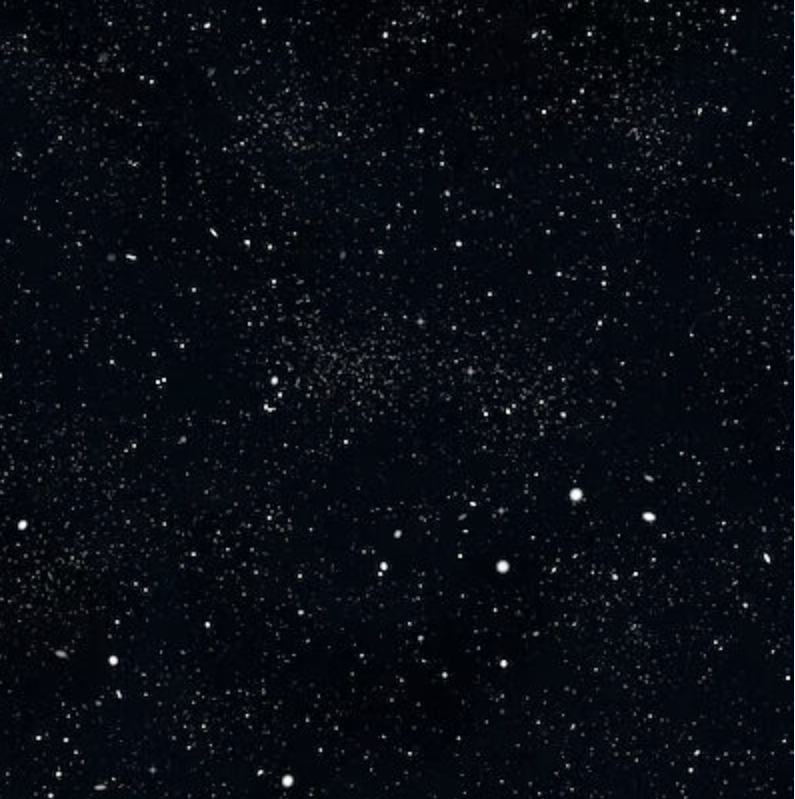
#> input picture FOND_CIEL.png, 795 x 799 px
$ python ANIM_2D.py
#> lines starting #> are read from the running program, lines starting #| are printed output that depends on the picture
### RESOL_2D.py
import numpy as np
import random
from scipy.integrate import solve_ivp

##################################### Donéees####################################
# constante gravitationnelle adaptée aux ua et aux années
G = ((6.67428E-11)*(1/149597870700)**3)*(365.25*24*3600)**(2)

# distance résiduelles (pour éviter de diviser par 0)
e = 1E-2
#################################################################################

# Système différentiel à résoudre


def syst_diff(t, Veck, Nb_corps, Mass_corps):
    """int,list,int,int list-> float np.array
    transforme position et vitesse en vitesse et accélération
    application des lois fondamentales de la physique"""
    # Yk correspond aux positions à l'instant k sous la forme [pos masse 1, pos masse 2,vitesse masse 1, vitesse masse 2]
    vitesse = [Veck[i] for i in range(2*Nb_corps, 4*Nb_corps)]
    acceleration = []
    # acceleration = [0 for _ in range(2*N)]
    # X1, Y1, X2, Y2 = [Yk[i] for i in range(2*N)]
    for i in range(Nb_corps):
        ax = 0
        ay = 0
        for j in range(Nb_corps):
            if j != i:
                projx = Veck[2*i]-Veck[2*j]
                projy = Veck[2*i+1]-Veck[2*j+1]
                dist = ((Veck[2*j]-Veck[2*i])**2 +
                        (Veck[2*j+1]-Veck[2*i+1])**2)**(3/2)+e
                # Somme toute les contributions sur x
                ax += Mass_corps[j]*projx/dist
                # Somme toute les contributions sur y
                ay += Mass_corps[j]*projy/dist
        acceleration.append(ax*(-G))
        acceleration.append(ay*(-G))
    # Vecteur sous la forme [vxm1, vym1,vxm2, vym2,axm1, aym1,axm2, aym2]
    VeckDer = np.append(vitesse, acceleration)
    return VeckDer  # retourne le vecteur dérivé du vecteur Veck


def resolution(V0, time_max, nb_values, Nb_corps, Mass_corps):
    """int list, int,int,int,int->bunch object with the foolowing fields defined: t=ndarray,shape
    y:ndarray,shape
    ...
    résoud le système diff"""
    t = np.linspace(0, time_max, nb_values)
    # Solution du système différentiel
    solution = solve_ivp(
        syst_diff, [t[0], t[-1]], V0, t_eval=t, args=(Nb_corps, Mass_corps))
    return (solution)


################# TEST#################################
tf = 10
nb_valeurs = 500
N = 12
m = np.random.uniform(1E27, 1E30, N)
rint_pos = 5
pos0 = np.random.uniform(-rint_pos, rint_pos, 2*N)
rint_vit = 1
vit0 = np.random.uniform(-rint_vit, rint_vit, 2*N)
V0 = np.append(pos0, vit0)  # Vecteur à l'instant 0
#####################################################

# print(resolution(V0,tf,nb_valeurs,N,m))

### DETECTION_COLLISION_2D.py
from RESOL_2D import resolution
import numpy as np


def position_liste(L, value):
    '''list,tupple->int
    permet de retourner la position de la première occurence de la valeur recherché dans la liste'''
    k = 0
    while L[k] != value:
        k += 1
    return k


def detection(V0, time_max, nb_values, Nb_corps, Mass_corps):
    '''np array int,int,int,int,np array int->list
    permet de lister toute les collisions qui ont lieu en 2D'''
    mass_vol = 5000  # masse volumique d'une planète telurique en kg/m3
    rayon_corps = [(((3*Mass_corps[i])/(4*np.pi*mass_vol))**(1/3))/(1.5E11)
                   for i in range(Nb_corps)]  # rayon des masses en UA
    # valeurs qui sont examinés pour rechercher les collisions
    solution = resolution(V0, time_max, nb_values, Nb_corps, Mass_corps)
    pos_x = []
    pos_y = []
    colision = []
    L = []

    # remplissage des listes de positions
    for i in range(Nb_corps):
        pos_x.append(solution.y[2*i])
        pos_y.append(solution.y[2*i+1])

    # test des collisions
    for t in range(nb_values):
        for i in range(1, Nb_corps):  # premier parcour sur liste des planètes
            for j in range(i):  # deuxième parcours (en triangle pour minimiser la complexité)
                # distance au carré des masses
                dist_mass = (pos_x[i][t]-pos_x[j][t])**2 + \
                    (pos_y[i][t]-pos_y[j][t])**2
                # somme des rayons au carré
                somme_rayon = (rayon_corps[i]+rayon_corps[j])**2
                # on regarde si les planètes se rapprochent trop (Facteur 100 car il y a une distance minimale de 10^(-3) UA entre les planètes pour éviter de diviser par 0)
                if dist_mass <= somme_rayon*100:
                    if (i, j) not in L:  # verifier si deja ensemble à l'instant d'avant
                        # on rajoute la collision suivante
                        colision.append([t, i, j])
                        # on change la liste de la dernière collision qui a eu lieu
                        L.append((i, j))
                else:  # si les panètes ne se touchent pas
                    if (i, j) in L:  # si elles se touchaient au moment d'avant
                        # on regarde a qu'elle position première occurence
                        k = position_liste(L, (i, j))
                        L = L[:k]+L[k+1:]  # on refait la liste sans elle
    return (colision)

### ANIM_2D.py
# importation des modules
# importation des modules
import numpy as np
import matplotlib.pyplot as plt
from matplotlib import animation
import matplotlib.image as mpimg
from RESOL_2D import resolution
from DETECTION_COLLISION_2D import detection


def attribution_couleur(Mass_corps):
    """int list-> ((float array) np.array)
    renvoie une liste attribuant les couleurs, plus la masse d'une planète est grande, plus sa couleur
    sera rouge, plus elle est faible, plus elle est bleue"""
    max = np.max(Mass_corps)
    Mass_normalise = Mass_corps/max
    Mass_colors = plt.cm.coolwarm(Mass_normalise)

    return (Mass_colors)


def Anim_2D(V0, rint_pos, time_max, Nb_values, Nb_corps, Mass_corps):
    """"int np.array,int,int,int,int,int list->matplotlib object
    affiche la simulation en 2D suivant les paramètres de la simulatoin choisis par l'utilisateurhelp"""
#> called with V0 = array of shape (112,), rint_pos = 5, time_max = 10, Nb_values = 500, Nb_corps = 28, Mass_corps = array of shape (28,)

    # image de fond
    img_path = "FOND_CIEL.png"
    img_fond = mpimg.imread(img_path)
#> img_fond is the input picture: shape (799, 795, 4) float32; mean R, G, B, A 0.0336, 0.0484, 0.0731, 1

    # attribution des couleurs en fonction des masses
    Mass_colors = attribution_couleur(Mass_corps)
    # utilise la résolution par solve_ivp
    solution = resolution(V0, time_max, Nb_values, Nb_corps, Mass_corps)
    # utilise le programme de detection des collisions
    collisions = detection(V0, time_max, Nb_values, Nb_corps, Mass_corps)

    def nb_collisions(k):
        """int -> string
        permet de compter les colisions avant l'instant k"""
        i = 0
        for e in collisions:
            if e[0] <= k:
                i += 1
        return (str(i))

    rho = 3e3  # masse volumique standart pour un astre tellurique

    def lenght(m):
        """int -> int
        permet de calculer le rayon de l'astre à partir de sa masse """
        return (m/(rho*4/3*np.pi))**1/3/(1.5e11)

    minimum = np.min([round(np.log(lenght(e)))
                     for e in Mass_corps])  # calcul du min
    # calcul de la taille des markers
    taille = [round(np.log(lenght(e)))-minimum + 2 for e in Mass_corps]

    def sup_inf(taille):
        """np array (int) -> Bool
        verifie que pas de planetre trop grosse et pas de trop petites
        """
        for e in taille:
            if e > 6:  # pas trop grosse
                return False
        for e in taille:
            if e > 3:  # pas trop petite
                return True
        return False

    if not sup_inf(taille):
        taille = [6]*Nb_corps

    fig = plt.figure()  # création figure
    axes = plt.axes()
    long_train = 10  # taille de la trainée pour les planètes

    # si position initiale pas au hasard dans ce cas rint_pos=0 (dépend du TKinter qui reçoit les valeurs)
    if rint_pos == 0:
        x0min = min(V0[0:2*Nb_corps:2])
        x0max = max(V0[0:2*Nb_corps:2])
        y0min = min(V0[1:2*Nb_corps:2])
        y0max = max(V0[1:2*Nb_corps:2])

        # Le 1 est pour éviter d'avoir une fenêtre de taille 0
        borne0 = max(abs(x0min), abs(x0max), abs(y0min), abs(y0max), 1)

        # on place les limites des axes en conséquences
        axes.set_xlim(-2*borne0, 2*borne0)
        axes.set_ylim(-2*borne0, 2*borne0)

        # boite contenant le texte pour le comptage du nombre de collision
        boite = dict(boxstyle='round', facecolor='wheat', alpha=0.5)
        txt = axes.text(1, -0.12, '', transform=axes.transAxes,
                        ha='center', bbox=boite)

        # légende des axes
        plt.xlabel("x (UA)")
        plt.ylabel("y (UA)")

        def anim(k):
            for j in range(Nb_corps):
                # permet de tracer les points avec la trainé en traçant la ligne
                lignes[j].set_data([solution.y[2*j, k:max(1, k-long_train):-1]],
                                   [solution.y[2*j+1, k:max(1, k-long_train):-1]])
            plt.title("Problème à " + str(Nb_corps) +
                      " corps à t = " + str(round(solution.t[k], 1)) + " ans")
            txt.set_text('Nombre de collisions : '+nb_collisions(k))

        # tracé des points et des trainées de chaque planètes en fonction de leur couleur
        lignes = [axes.plot([], [], "o-", markersize=taille[i], markevery=1000, color=Mass_colors[i], lw=1,)[0]
                  for i in range(Nb_corps)]

        # Création de l'animation
        anim2D = animation.FuncAnimation(
            fig, anim, frames=len(solution.t), interval=10)

        # affichage image de fond
        axes.imshow(img_fond, extent=[-2*borne0,
                    2*borne0, -2*borne0, 2*borne0])
        '''
        #############################Enregistrement GIF####################################
        writergif = animation.PillowWriter(fps=30)
        anim2D.save("./2D_terre_soleil10.gif", writer=writergif)
        ###################################################################################
        '''

        # affichage et configuration de la colorbar associée à la masse des astres
        cbar = plt.colorbar(axes.scatter([], [], c=[], cmap='coolwarm', s=0))
        cbar.set_ticks([])
        cbar.set_label('Masse (kg)')

        plt.show()

    else:  # Si on choisit des positions avec les curseurs du TKinter

        # configuration de la limite des axes
        axes.set_xlim(-2*rint_pos, 2*rint_pos)
        axes.set_ylim(-2*rint_pos, 2*rint_pos)

        # configuration de la boite contenant le compteur de colision
        boite = dict(boxstyle='round', facecolor='wheat', alpha=0.5)
        txt = axes.text(1, -0.12, '', transform=axes.transAxes,
                        ha='center', bbox=boite)

        # légende des axes
        plt.xlabel("x (UA)")
        plt.ylabel("y (UA)")

        def anim(k):
            for j in range(Nb_corps):
                # permet de tracer les points avec la trainé en traçant la ligne
                lignes[j].set_data([solution.y[2*j, k:max(1, k-long_train):-1]],
                                   [solution.y[2*j+1, k:max(1, k-long_train):-1]])
            plt.title("Problème à " + str(Nb_corps) +
                      " corps à t = " + str(round(solution.t[k], 1)) + " ans")
            txt.set_text('Nombre de colision : '+nb_collisions(k))

        # tracé des points et des trainées de chaque planètes en fonction de leur couleur
        lignes = [axes.plot([], [], "o-", markersize=taille[i], markevery=1000, color=Mass_colors[i], lw=1,)[0]
                  for i in range(Nb_corps)]

        # tracé de la zone d'apparition des planètes
        Zone_app = plt.Rectangle((-rint_pos, -rint_pos), 2*rint_pos, 2*rint_pos, fill=False,
                                 linestyle='dashed', color='red', label="zone d'apparition des planètes")
        axes.add_patch(Zone_app)

        # création de l'animation
        anim2D = animation.FuncAnimation(
            fig, anim, frames=len(solution.t), interval=10)

        # affichage de l'image de fond
        axes.imshow(img_fond, extent=[-2*rint_pos,
                    2*rint_pos, -2*rint_pos, 2*rint_pos])
        '''
        #############################Enregistrement GIF####################################
        writergif = animation.PillowWriter(fps=30)
        anim2D.save("./2D_terre_soleil10.gif", writer=writergif)
        ###################################################################################
        '''
        # position de la légende
        plt.legend(loc='upper right')

        # affichage et configuration de la colorbar associée à la masse des astres
        cbar = plt.colorbar(axes.scatter([], [], c=[], cmap='coolwarm', s=0))
        cbar.set_ticks([])
        cbar.set_label('Masse (kg)')

        plt.show()
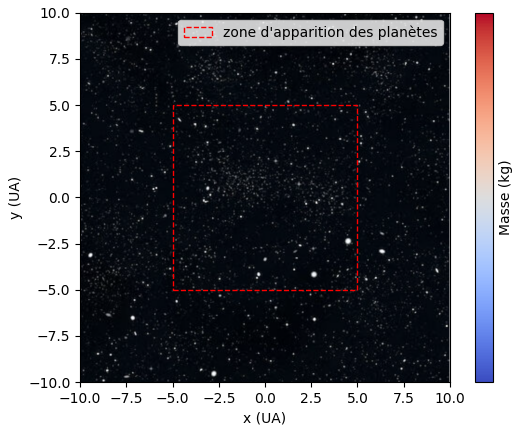
#> figure drawn by matplotlib, 2 panels
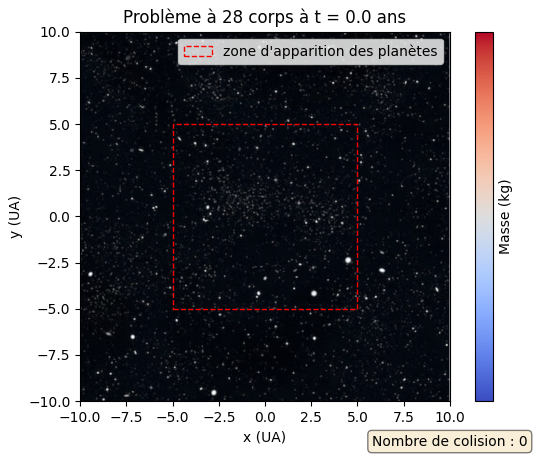
#> figure drawn by matplotlib, 2 panels


################# TEST#################################
tf = 10
nb_valeurs = 500
N = 28
m = np.random.uniform(1E27, 1E30, N)
rint_pos = 5
pos0 = np.random.uniform(-rint_pos, rint_pos, 2*N)
rint_vit = 1
vit0 = np.random.uniform(-rint_vit, rint_vit, 2*N)
V0 = np.append(pos0, vit0)  # Vecteur à l'instant 0
#####################################################

if __name__ == "__main__":
    Anim_2D(V0, rint_pos, tf, nb_valeurs, N, m)
